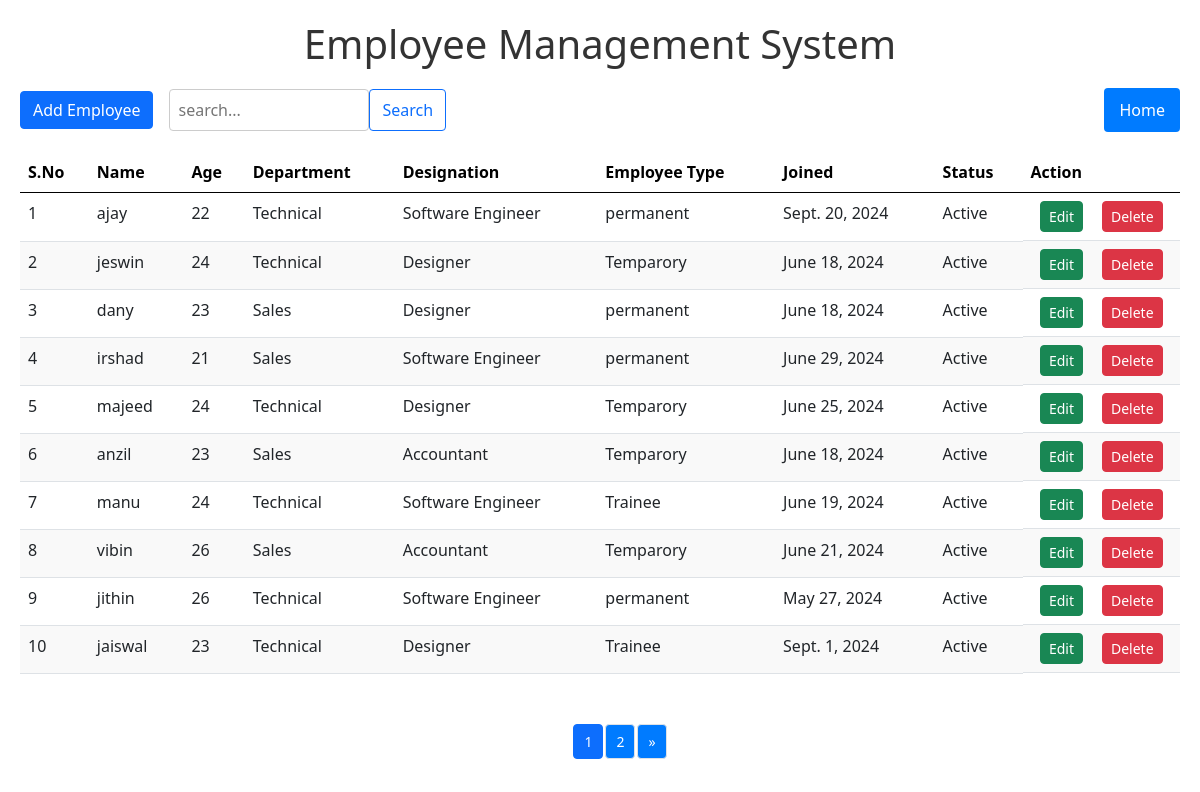
The page / on the database its author committed.
### myapp/models.py (models this page shows, shortened)
class Employee(models.Model):
    id = models.AutoField(primary_key=True)
    name = models.CharField(max_length=100)
    age = models.IntegerField(null=True, blank=True)
    department = models.ForeignKey(Department, on_delete=models.CASCADE)
    designation = models.ForeignKey(Designation, on_delete=models.CASCADE)
    employee_type = models.ForeignKey(EmployeeType, on_delete=models.CASCADE)
    joined = models.DateField()
    status = models.CharField(max_length=20)

class Department(models.Model):
    dept_id = models.AutoField(primary_key=True)
    dept_name = models.CharField(max_length=100)

class Designation(models.Model):
    des_id = models.AutoField(primary_key=True)
    des_name = models.CharField(max_length=100)

class EmployeeType(models.Model):
    empt_id = models.AutoField(primary_key=True)
    empt_name = models.CharField(max_length=50)

### myapp/views.py (the view)
# urls.py: path("",views.employee,name='employee'),
def employee(request):
    employees = Employee.objects.all()  # Get all employees
    departments = Department.objects.all()
    designations = Designation.objects.all()
    employee_types = EmployeeType.objects.all()
    query = request.GET.get('query', '')
    if query:
        employees = employees.filter(name__icontains=query)  # Search by name
    paginator = Paginator(employees, 10)  # Paginate by 10 employees per page
    page_number = request.GET.get('page')
    page_obj = paginator.get_page(page_number)
    context = {
        'page_obj': page_obj,
        'departments': departments,
        'designations': designations,
        'employee_types': employee_types,
        'query': query,
    }
    return render(request, 'home.html', context)

### templates/home.html (shortened to what this page needs)
{% load static %}
<!DOCTYPE html>
<html lang="en">
<head>
    <link rel="stylesheet" href="{% static 'home.css' %}">
    <link href="https://cdn.jsdelivr.net/npm/bootstrap@5.0.2/dist/css/bootstrap.min.css" rel="stylesheet">
</head>
<body>
    <h1 id="main-title">Employee Management System</h1>
<div class="header d-flex justify-content-between align-items-center mb-3">
    <div class="d-flex align-items-center">
        <button type="button" class="btn btn-primary me-3" data-bs-toggle="modal" data-bs-target="#addEmployeeModal">
            Add Employee
        </button>
        <form action="{% url 'employee' %}" method="GET" class="d-flex">
            <input type="text" class="search-input" id="searchInput" name="query" value="{{ query|default_if_none:'' }}" placeholder="search...">
            <button class="btn btn-outline-primary" type="submit">Search</button>
        </form>
    </div>
    <a href="{% url 'home' %}" class="home-button">Home</a>
</div>
    <table class="table">
        <thead>
            <tr>
                <th>S.No</th>
                <th>Name</th>
                <th>Age</th>
                <th>Department</th>
                <th>Designation</th>
                <th>Employee Type</th>
                <th>Joined</th>
                <th>Status</th>
                <th>Action</th>
            </tr>
        </thead>
        <tbody>
            {% for employee in page_obj %}
                <tr id="employee-{{ employee.id }}"
                    data-name="{{ employee.name }}"
                    data-age="{{ employee.age }}"
                    data-department="{{ employee.department.dept_id }}"
                    data-designation="{{ employee.designation.des_id }}"
                    data-employee-type="{{ employee.employee_type.empt_id }}"
                    data-joined="{{ employee.joined|date:'d-m-Y' }}"
                    data-status="{{ employee.status }}">
                <td>{{ forloop.counter|add:page_obj.start_index|add:-1 }}</td>
                <td>{{ employee.name }}</td>
                <td>{{ employee.age }}</td>
                <td>{{ employee.department.dept_name }}</td>
                <td>{{ employee.designation.des_name }}</td>
                <td>{{ employee.employee_type.empt_name }}</td>
                <td>{{ employee.joined }}</td>
                <td>{{ employee.status }}</td>
                <td class="action-buttons">
                    <button type="button" class="btn btn-success" onclick="editEmployee('{{ employee.id }}')">Edit</button>
                    <form action="{% url 'delete_employee' employee.id %}" method="POST" style="display:inline;">
                        <button type="submit" class="btn btn-danger">Delete</button>
                    </form>
                </td>
            </tr>
            {% empty %}
            <tr>
                <td colspan="9">No employees found.</td>
            </tr>
            {% endfor %}
        </tbody>
    </table>
    {% if page_obj.paginator.num_pages > 1 %}
    <nav aria-label="Page navigation">
        <ul class="pagination justify-content-center">
            {% for num in page_obj.paginator.page_range %}
            <li class="page-item {% if page_obj.number == num %}active{% endif %}">
                <a class="page-link" href="?page={{ num }}{% if query %}&query={{ query }}{% endif %}">{{ num }}</a>
            </li>
            {% endfor %}
            {% if page_obj.has_next %}
            <li class="page-item">
                <a class="page-link" href="?page={{ page_obj.next_page_number }}{% if query %}&query={{ query }}{% endif %}" aria-label="Next">
                    <span aria-hidden="true">&raquo;</span>
                </a>
            </li>
            {% endif %}
        </ul>
    </nav>
    {% endif %}
</body>
</html>

### static/home.css (style rules this page uses)
body { background-color: #f4f4f4; margin: 0; padding: 20px; font-family: Arial, sans-serif; }
.header { display: flex; justify-content: flex-end; margin-bottom: 20px; }
.home-button { padding: 10px 15px; background-color: #007bff; color: white; border: none; border-radius: 4px; text-decoration: none; font-size: 16px; }
#main-title { text-align: center; font-size: 2.5em; color: #333; margin-bottom: 20px; }
.search-input { padding: 8px; width: 200px; font-size: 16px; border: 1px solid #ccc; border-radius: 4px; }
table { width: 100%; border-collapse: collapse; margin-top: 20px; }
th, td { border: 1px solid #ccc; padding: 8px; text-align: left; }
th { background-color: #0d9bf4; color: black; }
tr:nth-child(even) { background-color: #f9f9f9; }
.action-buttons { display: flex; justify-content: space-around; }
.action-buttons button { padding: 4px 8px; font-size: 14px; cursor: pointer; }
.pagination { display: flex; justify-content: center; margin-top: 10px; width: 100%; position:fixed; background-color: #fff; bottom: 20px; padding: 5px 0; }
.pagination a { margin: 0 3px; padding: 6px 10px; background-color: #007bff; color: white; text-decoration: none; border-radius: 4px; font-size: 14px; }

### rows shown on the page
Employee: name "ajay", age "22", department.dept_name "Technical", designation.des_name "Software Engineer", employee_type.empt_name "permanent", joined "Sept. 20, 2024", status "Active"
Employee: name "jeswin", age "24", department.dept_name "Technical", designation.des_name "Designer", employee_type.empt_name "Temparory", joined "June 18, 2024", status "Active"
Employee: name "dany", age "23", department.dept_name "Sales", designation.des_name "Designer", employee_type.empt_name "permanent", joined "June 18, 2024", status "Active"
Employee: name "irshad", age "21", department.dept_name "Sales", designation.des_name "Software Engineer", employee_type.empt_name "permanent", joined "June 29, 2024", status "Active"
Employee: name "majeed", age "24", department.dept_name "Technical", designation.des_name "Designer", employee_type.empt_name "Temparory", joined "June 25, 2024", status "Active"
Employee: name "anzil", age "23", department.dept_name "Sales", designation.des_name "Accountant", employee_type.empt_name "Temparory", joined "June 18, 2024", status "Active"
Employee: name "manu", age "24", department.dept_name "Technical", designation.des_name "Software Engineer", employee_type.empt_name "Trainee", joined "June 19, 2024", status "Active"
Employee: name "vibin", age "26", department.dept_name "Sales", designation.des_name "Accountant", employee_type.empt_name "Temparory", joined "June 21, 2024", status "Active"
Employee: name "jithin", age "26", department.dept_name "Technical", designation.des_name "Software Engineer", employee_type.empt_name "permanent", joined "May 27, 2024", status "Active"
Employee: name "jaiswal", age "23", department.dept_name "Technical", designation.des_name "Designer", employee_type.empt_name "Trainee", joined "Sept. 1, 2024", status "Active"

### other values the page prints
{{ num }} "1" "2"
